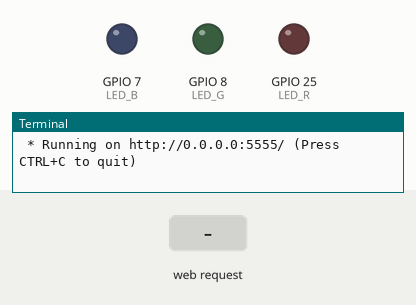
This program was run on a simulated Raspberry Pi (BCM pin numbers). Shown: output pins drawn as LEDs (lit = HIGH), the last lines printed to the terminal. Inputs (shaded band) come from the test bench. The clock reads 2024-03-15 10:24:30 at power-on unless the program sets it.

Above: at 1.2 s.
1.3 s: HTTP request for /led/R received
At 2.2 s:
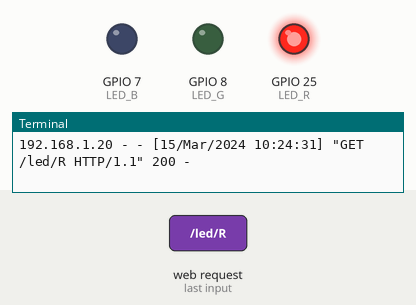
2.8 s: HTTP request for /led/G received
At 3.4 s:
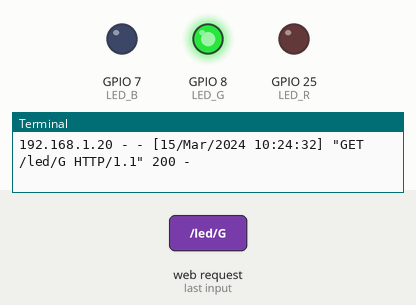
4.3 s: HTTP request for /led/B received
At 5.5 s:
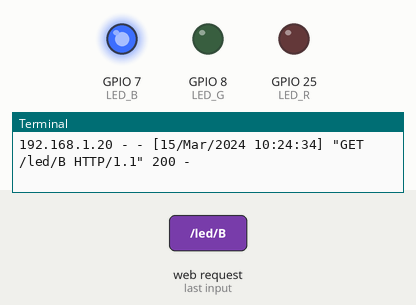
5.8 s: HTTP request for /all_on received
At 6.9 s:
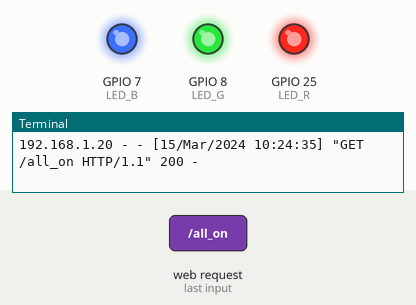
Timing chart, 0 to 8.3 s (numbered marks = the images above; inputs shaded):
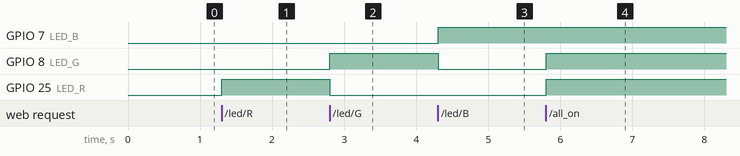

The program:

appTest3.py
```python
from flask import Flask
import RPi.GPIO as GPIO

app = Flask(__name__)

LED_R = 25		#GPIO25, PIN-22
LED_G = 8			#GPIO8,  PIN-24
LED_B = 7			#GPIO7,  PIN-26

GPIO.setmode(GPIO.BCM)	#GPIO번호 사용
GPIO.setup(LED_R, GPIO.OUT, initial=GPIO.LOW)
GPIO.setup(LED_G, GPIO.OUT, initial=GPIO.LOW)
GPIO.setup(LED_B, GPIO.OUT, initial=GPIO.LOW)

@app.route("/")
def helloworld():
	return "Hello World"

@app.route("/led/R")
def ledR():
	GPIO.output(LED_R, GPIO.HIGH)
	GPIO.output(LED_G, GPIO.LOW)
	GPIO.output(LED_B, GPIO.LOW)
	return "LED_R ON"

@app.route("/led/G")
def ledG():
	GPIO.output(LED_R, GPIO.LOW)
	GPIO.output(LED_G, GPIO.HIGH)
	GPIO.output(LED_B, GPIO.LOW)
	return "LED_G ON"

@app.route("/led/B")
def ledB():
	GPIO.output(LED_R, GPIO.LOW)
	GPIO.output(LED_G, GPIO.LOW)
	GPIO.output(LED_B, GPIO.HIGH)
	return "LED_B ON"

@app.route("/all_on")
def ledAllOn():
	GPIO.output(LED_R, GPIO.HIGH)
	GPIO.output(LED_G, GPIO.HIGH)
	GPIO.output(LED_B, GPIO.HIGH)
	return "ALL LED ON"

@app.route("/led/off")
def ledOff():
	GPIO.output(LED_R, GPIO.LOW)
	GPIO.output(LED_G, GPIO.LOW)
	GPIO.output(LED_B, GPIO.LOW)
	return "ALL LED OFF"

@app.route("/gpio/cleanup")
def cleanup():
	GPIO.cleanup()
	return "cleanup Complete"

if __name__ == "__main__":
	app.run(host="0.0.0.0", port="5555")
```

Measured:
- after the input at 1.3 s, GPIO 25 (LED_R): LOW → HIGH at once
- after the input at 2.8 s, GPIO 8 (LED_G): LOW → HIGH at once; GPIO 25 (LED_R): HIGH → LOW at once
- after the input at 4.3 s, GPIO 7 (LED_B): LOW → HIGH at once; GPIO 8 (LED_G): HIGH → LOW at once
- after the input at 5.8 s, GPIO 8 (LED_G), GPIO 25 (LED_R): LOW → HIGH at once
